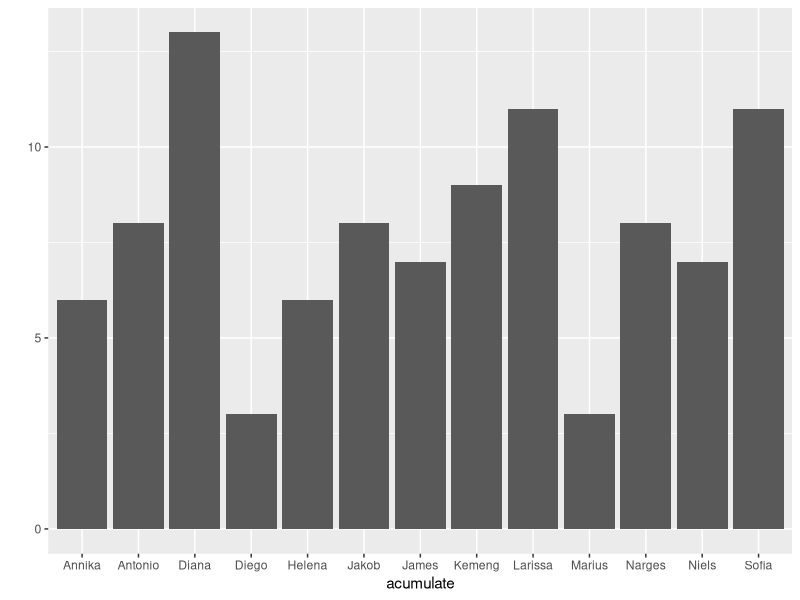

This chart was generated by the following R code:
##############################################################################################
list <- c(
  "Marius",
  "Jakob",
  "Annika",
  "Kemeng",
  "Diego", 
  "Sofía", 
  "Diana", 
  "Larissa", 
  "James", 
  "Helena", 
  "Narges", 
  "Antonio",
  "Niels")

Random_Student <- function(number) {
  if(number > length(list)){
    return(paste("There are only",length(list), "students not", number))
  }
  else
    lucky_ones <- list[sample(1:length(list), number)]
  return( lucky_ones)
}

Random_Student(3)
##############################################################################################
acumulate <- vector(mode='character', length=100)
for (var in 1:100) {
  acumulate[var] <- Random_Student(1)
}
library(ggplot2)
qplot(acumulate)